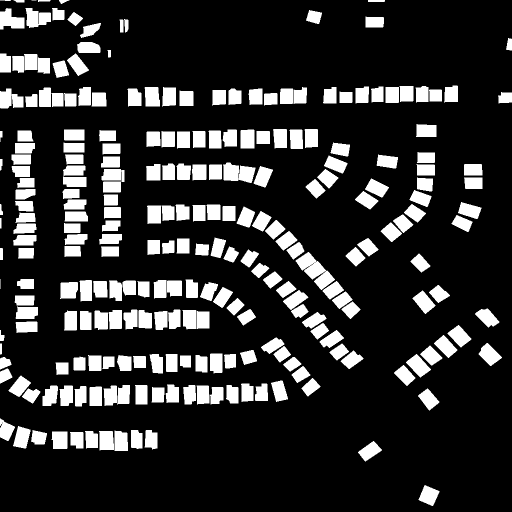
#> input picture sandbox/surajkarki66/FCCDN/test_data/gt/val_51.png, 1024 x 1024 px, given as the content of the folder ./test_data/t1_rgb, which was not available (shown at 1/2 size)
$ python evaluation.py
#> lines starting #> are read from the running program, lines starting #| are printed output that depends on the picture; after the words box and inside, x2 and y2 are one past the last pixel; in counts of white or black regions, pixels touching at a corner belong together; pictures that were not available may be replaced by others from this repository, and a replacement may not be noted
#> `pre = rgb2gray(np.array(imageio.imread(t1_image_path)))`: pre: shape (1024, 1024); 18.5% white; 250 white regions (1 under 20 px), largest, box (x1, y1, x2, y2) and area: (591, 504, 670, 580) 2513, (446, 325, 511, 366) 1889, (51, 16, 102, 56) 1382
### sandbox/surajkarki66/Unsupervised_Changed_Detection_in_Multi_Temporal_Satellite_Images_using_PCA&K-Means/main.py
import cv2
import numpy as np
import imageio.v2 as imageio

from sklearn.cluster import KMeans
from sklearn.decomposition import PCA
from collections import Counter
from PIL import Image

def find_vector_set(diff_image, new_size):
    i = 0
    j = 0
    vector_set = np.zeros((int(new_size[0] * new_size[1] / 25), 25))

    print('\nvector_set shape', vector_set.shape)

    while i < vector_set.shape[0]:
        while j < new_size[0]:
            k = 0
            while k < new_size[1]:
                block = diff_image[j:j+5, k:k+5]
                feature = block.ravel()
                vector_set[i, :] = feature
                k = k + 5
            j = j + 5
        i = i + 1

    mean_vec = np.mean(vector_set, axis=0)
    vector_set = vector_set - mean_vec

    return vector_set, mean_vec

def find_FVS(EVS, diff_image, mean_vec, new):
    i = 2
    feature_vector_set = []

    while i < new[0] - 2:
        j = 2
        while j < new[1] - 2:
            block = diff_image[i-2:i+3, j-2:j+3]
            feature = block.flatten()
            feature_vector_set.append(feature)
            j = j + 1
        i = i + 1

    FVS = np.dot(feature_vector_set, EVS)
    FVS = FVS - mean_vec
    print("\nfeature vector space size", FVS.shape)
    return FVS

def clustering(FVS, components, new):
    kmeans = KMeans(components, verbose=0)
    kmeans.fit(FVS)
    output = kmeans.predict(FVS)
    count = Counter(output)

    least_index = min(count, key=count.get)
    print(new[0], new[1])
    change_map = np.reshape(output, (new[0] - 4, new[1] - 4))

    return least_index, change_map

def find_change_map(image1, image2):

    print(image1.shape, image2.shape)
#| (1024, 1024) (1024, 1024)

    new_size = np.asarray(image1.shape) / 5
#> new_size = [204.8, 204.8]
    new_size = new_size.astype(int) * 5
#> new_size = [1020, 1020]

    image1 = np.array(Image.fromarray(image1).resize((new_size[1], new_size[0]), Image.BICUBIC)).astype(np.int16)
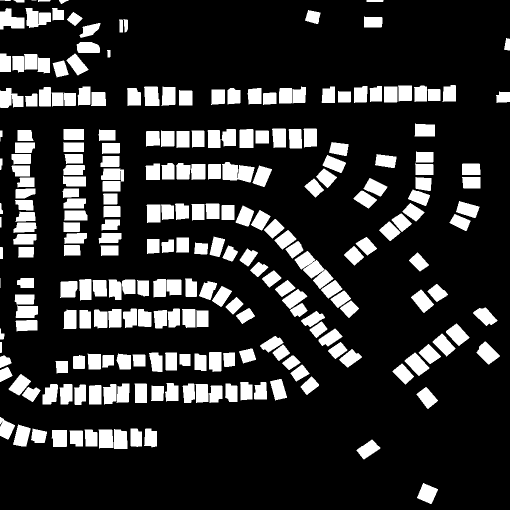
#> image1: shape (1020, 1020) int16 (shown at 1/2 size); values 0 (black) and 1 (white), 18.5% white; 250 white regions (1 under 20 px), largest, box (x1, y1, x2, y2) and area: (589, 502, 667, 578) 2463, (444, 324, 509, 365) 1889, (51, 16, 102, 56) 1382
    image2 = np.array(Image.fromarray(image2).resize((new_size[1], new_size[0]), Image.BICUBIC)).astype(np.int16)

    diff_image = abs(image1 - image2)
#> diff_image: shape (1020, 1020) int16; every value is 0
    diff_image = (diff_image - diff_image.min()) / (diff_image.max() - diff_image.min()) * 255
#> diff_image: shape (1020, 1020) float64; every value is NaN or infinite
    diff_image = diff_image.astype(np.uint8)
#> diff_image: shape (1020, 1020); every value is 0

    print('\nBoth images resized to ', new_size)
#| Both images resized to  [1020 1020]

    vector_set, mean_vec = find_vector_set(diff_image, new_size)
#| vector_set shape (41616, 25)
#> after the loop in find_vector_set, `while i < vector_set.shape[0]:`: i = 41616; j = 1020
#> in find_vector_set, `mean_vec = np.mean(vector_set, axis=0)`: mean_vec = 25 values from 0 to 0
#> mean_vec = 25 values from 0 to 0

    pca = PCA()
    pca.fit(vector_set)
    EVS = pca.components_

    FVS = find_FVS(EVS, diff_image, mean_vec, new_size)
#> after the loop in find_FVS, `while i < new[0] - 2:`: feature_vector_set = 1032256 items; i = 1018
#| feature vector space size (1032256, 25)
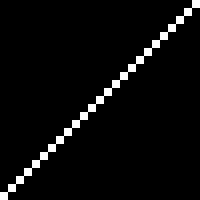
#> EVS: shape (25, 25) float64 (shown 8 times larger); values 0 (black) and 1 (white), 4% white in thin lines or dots

    print('\ncomputing k means')

    components = 3
    least_index, change_map = clustering(FVS, components, new_size)
#> in clustering, `count = Counter(output)`: count = {0: 1032256}
#> in clustering, `least_index = min(count, key=count.get)`: least_index = 0
#| 1020 1020
#> in clustering, `change_map = np.reshape(output, (new[0] - 4, new[1] - 4))`: change_map: shape (1016, 1016) int32; every value is 0
#> least_index = 0

    change_map[change_map == least_index] = 255
#> change_map: shape (1016, 1016) int32; every value is 255
    change_map[change_map != 255] = 0

    change_map = change_map.astype(np.uint8)
#> change_map: shape (1016, 1016); every value is 255
    kernel = np.asarray(((0, 0, 1, 0, 0),
                         (0, 1, 1, 1, 0),
                         (1, 1, 1, 1, 1),
                         (0, 1, 1, 1, 0),
                         (0, 0, 1, 0, 0)), dtype=np.uint8)
    clean_change_map = cv2.erode(change_map, kernel)

    return change_map, clean_change_map

# [8 lines that do not run on import are left out]

### sandbox/surajkarki66/Unsupervised_Changed_Detection_in_Multi_Temporal_Satellite_Images_using_PCA&K-Means/evaluation.py
import os
import json
import numpy as np
import imageio.v2 as imageio
from skimage.color import rgb2gray
from sklearn.metrics import (
    jaccard_score, f1_score, precision_score, recall_score, accuracy_score, cohen_kappa_score
)

from main import find_change_map

# Paths and model setup
base_path = './test_data'
t1_path = os.path.join(base_path, 't1_rgb')
t2_path = os.path.join(base_path, 't2_rgb')
gt_path = os.path.join(base_path, 'gt_grayscale')
test_out_path = "./results/"
metrics_out_file = os.path.join(test_out_path, "metrics_results.json")

# Ensure output directory exists
os.makedirs(test_out_path, exist_ok=True)

# Evaluation metrics function
def evaluate_metrics(predicted, ground_truth):
    # Flatten both arrays
    predicted = predicted.flatten()
    ground_truth = ground_truth.flatten()

    # Normalize to binary labels if necessary (0 and 1)
    if 255 in predicted or 255 in ground_truth:
        predicted = (predicted / 255).astype(int)
        ground_truth = (ground_truth / 255).astype(int)

    # Calculate metrics
    metrics = {
#> (the run stopped early here; a loop or call above may not have finished)

$ run again, on sandbox/surajkarki66/FCCDN/test_data/gt/val_52.png
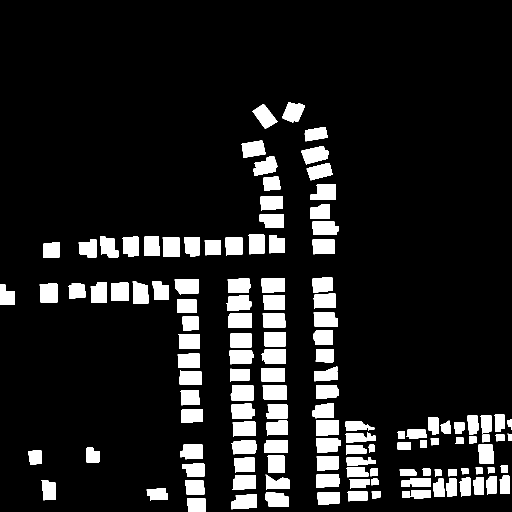
#> input picture sandbox/surajkarki66/FCCDN/test_data/gt/val_52.png, 1024 x 1024 px, given as the content of the folder ./test_data/t1_rgb, which was not available (shown at 1/2 size)
#| (1024, 1024) (1024, 1024)
#> in find_change_map, `image1 = np.array(Image.fromarray(image1).resize((new_size[1], new_siz..`:
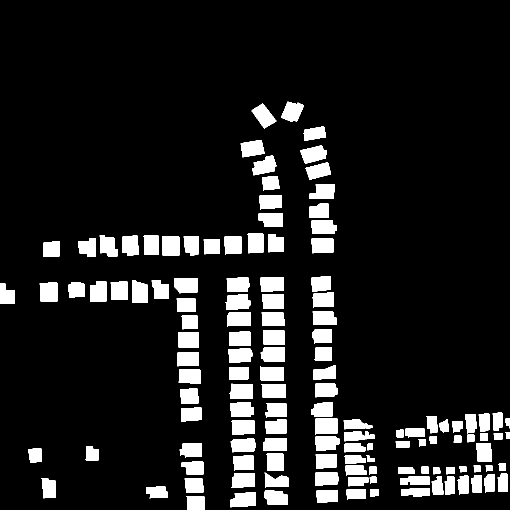
#> image1: shape (1020, 1020) int16 (shown at 1/2 size); values 0 (black) and 1 (white), 11.5% white; 135 white regions, largest, box (x1, y1, x2, y2) and area: (630, 837, 675, 869) 1374, (523, 768, 572, 796) 1331, (348, 556, 395, 587) 1322
#| Both images resized to  [1020 1020]
#| vector_set shape (41616, 25)
#> after the loop in find_vector_set, `while i < vector_set.shape[0]:`: i = 41616; j = 1020
#> in find_vector_set, `mean_vec = np.mean(vector_set, axis=0)`: mean_vec = 25 values from 0 to 0
#> after the loop in find_FVS, `while i < new[0] - 2:`: feature_vector_set = 1032256 items; i = 1018
#| feature vector space size (1032256, 25)
#> EVS: shape (25, 25) float64; values 0 (black) and 1 (white), 4% white in thin lines or dots
#> count = {0: 1032256}
#> in clustering, `least_index = min(count, key=count.get)`: least_index = 0
#| 1020 1020
